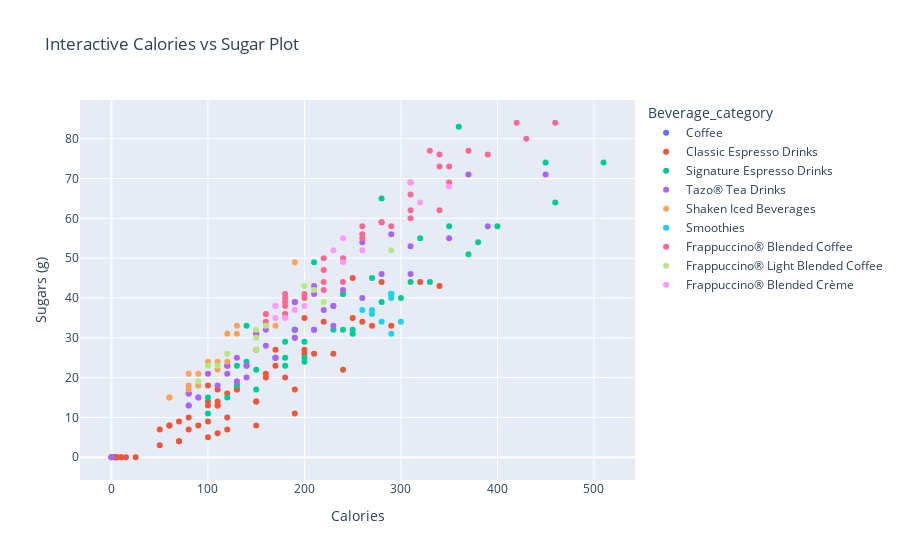

The notebook cell this image was saved under:
### Code cell
# Part 6: Bonus - Interactive & Geospatial Plotting
# Interactive Plot with Plotly Express
import plotly.express as px
fig = px.scatter(starbucks, x='Calories', y='Sugars (g)', 
                 hover_data=['Beverage'], color='Beverage_category',
                 title='Interactive Calories vs Sugar Plot')
fig.show()

# Useful features: Hover shows details like beverage name, and you can zoom, pan, and export the plot.

### Figure 1 — Plotly figure (JSON) as saved in the notebook; plotly's stock layout.template omitted (floating-point values rounded to 4 significant figures)
{"data": [{"customdata": [["Brewed Coffee"], ["Brewed Coffee"], ["Brewed Coffee"], ["Brewed Coffee"]], "hovertemplate": "Beverage_category=Coffee<br>Calories=%{x}<br>Sugars (g)=%{y}<br>Beverage=%{customdata[0]}<extra></extra>", "legendgroup": "Coffee", "marker": {"color": "#636efa", "symbol": "circle"}, "mode": "markers", "name": "Coffee", "orientation": "v", "showlegend": true, "type": "scatter", "x": [3, 4, 5, 5], "xaxis": "x", "y": [0, 0, 0, 0], "yaxis": "y"}, {"customdata": [["Caffè Latte"], ["Caffè Latte"], ["Caffè Latte"], ["Caffè Latte"], ["Caffè Latte"], ["Caffè Latte"], ["Caffè Latte"], ["Caffè Latte"], ["Caffè Latte"], ["Caffè Latte"], ["Caffè Latte"], ["Caffè Latte"], ["Caffè Mocha (Without Whipped Cream)"], ["Caffè Mocha (Without Whipped Cream)"], ["Caffè Mocha (Without Whipped Cream)"], ["Caffè Mocha (Without Whipped Cream)"], ["Caffè Mocha (Without Whipped Cream)"], ["Caffè Mocha (Without Whipped Cream)"], ["Caffè Mocha (Without Whipped Cream)"], ["Caffè Mocha (Without Whipped Cream)"], ["Caffè Mocha (Without Whipped Cream)"], ["Caffè Mocha (Without Whipped Cream)"], ["Caffè Mocha (Without Whipped Cream)"], ["Caffè Mocha (Without Whipped Cream)"], ["Vanilla Latte (Or Other Flavoured Latte)"], ["Vanilla Latte (Or Other Flavoured Latte)"], ["Vanilla Latte (Or Other Flavoured Latte)"], ["Vanilla Latte (Or Other Flavoured Latte)"], ["Vanilla Latte (Or Other Flavoured Latte)"], ["Vanilla Latte (Or Other Flavoured Latte)"], ["Vanilla Latte (Or Other Flavoured Latte)"], ["Vanilla Latte (Or Other Flavoured Latte)"], ["Vanilla Latte (Or Other Flavoured Latte)"], ["Vanilla Latte (Or Other Flavoured Latte)"], ["Vanilla Latte (Or Other Flavoured Latte)"], ["Vanilla Latte (Or Other Flavoured Latte)"], ["Caffè Americano"], ["Caffè Americano"], ["Caffè Americano"], ["Caffè Americano"], ["Cappuccino"], ["Cappuccino"], ["Cappuccino"], ["Cappuccino"], ["Cappuccino"], ["Cappuccino"], ["Cappuccino"], ["Cappuccino"], ["Cappuccino"], ["Cappuccino"], ["Cappuccino"], ["Cappuccino"], ["Espresso"], ["Espresso"], ["Skinny Latte (Any Flavour)"], ["Skinny Latte (Any Flavour)"], ["Skinny Latte (Any Flavour)"], ["Skinny Latte (Any Flavour)"]], "hovertemplate": "Beverage_category=Classic Espresso Drinks<br>Calories=%{x}<br>Sugars (g)=%{y}<br>Beverage=%{customdata[0]}<extra></extra>", "legendgroup": "Classic Espresso Drinks", "marker": {"color": "#EF553B", "symbol": "circle"}, "mode": "markers", "name": "Classic Espresso Drinks", "orientation": "v", "showlegend": true, "type": "scatter", "x": [70, 100, 70, 100, 150, 110, 130, 190, 150, 170, 240, 190, 110, 130, 110, 170, 200, 180, 220, 260, 230, 280, 340, 290, 100, 130, 110, 150, 200, 160, 200, 250, 210, 250, 320, 270, 5, 10, 15, 25, 50, 80, 50, 60, 90, 70, 80, 120, 100, 110, 150, 120, 5, 10, 60, 100, 120, 160], "xaxis": "x", "y": [9, 9, 4, 14, 14, 6, 18, 17, 8, 23, 22, 11, 17, 17, 13, 27, 26, 20, 34, 34, 26, 44, 43, 33, 18, 17, 13, 27, 27, 20, 35, 35, 26, 45, 44, 33, 0, 0, 0, 0, 7, 7, 3, 8, 8, 4, 10, 10, 5, 14, 14, 7, 0, 0, 8, 13, 16, 21], "yaxis": "y"}, {"customdata": [["Caramel Macchiato"], ["Caramel Macchiato"], ["Caramel Macchiato"], ["Caramel Macchiato"], ["Caramel Macchiato"], ["Caramel Macchiato"], ["Caramel Macchiato"], ["Caramel Macchiato"], ["Caramel Macchiato"], ["Caramel Macchiato"], ["Caramel Macchiato"], ["Caramel Macchiato"], ["White Chocolate Mocha (Without Whipped Cream)"], ["White Chocolate Mocha (Without Whipped Cream)"], ["White Chocolate Mocha (Without Whipped Cream)"], ["White Chocolate Mocha (Without Whipped Cream)"], ["White Chocolate Mocha (Without Whipped Cream)"], ["White Chocolate Mocha (Without Whipped Cream)"], ["White Chocolate Mocha (Without Whipped Cream)"], ["White Chocolate Mocha (Without Whipped Cream)"], ["White Chocolate Mocha (Without Whipped Cream)"], ["White Chocolate Mocha (Without Whipped Cream)"], ["White Chocolate Mocha (Without Whipped Cream)"], ["White Chocolate Mocha (Without Whipped Cream)"], ["Hot Chocolate (Without Whipped Cream)"], ["Hot Chocolate (Without Whipped Cream)"], ["Hot Chocolate (Without Whipped Cream)"], ["Hot Chocolate (Without Whipped Cream)"], ["Hot Chocolate (Without Whipped Cream)"], ["Hot Chocolate (Without Whipped Cream)"], ["Hot Chocolate (Without Whipped Cream)"], ["Hot Chocolate (Without Whipped Cream)"], ["Hot Chocolate (Without Whipped Cream)"], ["Hot Chocolate (Without Whipped Cream)"], ["Hot Chocolate (Without Whipped Cream)"], ["Hot Chocolate (Without Whipped Cream)"], ["Caramel Apple Spice (Without Whipped Cream)"], ["Caramel Apple Spice (Without Whipped Cream)"], ["Caramel Apple Spice (Without Whipped Cream)"], ["Caramel Apple Spice (Without Whipped Cream)"]], "hovertemplate": "Beverage_category=Signature Espresso Drinks<br>Calories=%{x}<br>Sugars (g)=%{y}<br>Beverage=%{customdata[0]}<extra></extra>", "legendgroup": "Signature Espresso Drinks", "marker": {"color": "#00cc96", "symbol": "circle"}, "mode": "markers", "name": "Signature Espresso Drinks", "orientation": "v", "showlegend": true, "type": "scatter", "x": [100, 120, 100, 140, 180, 150, 190, 240, 200, 240, 300, 250, 180, 200, 180, 270, 310, 280, 350, 400, 370, 450, 510, 460, 130, 150, 130, 190, 230, 200, 240, 290, 250, 320, 380, 330, 140, 210, 280, 360], "xaxis": "x", "y": [15, 15, 11, 24, 23, 17, 32, 32, 24, 41, 40, 31, 29, 29, 25, 45, 44, 39, 58, 58, 51, 74, 74, 64, 23, 22, 18, 32, 32, 25, 41, 41, 32, 55, 54, 44, 33, 49, 65, 83], "yaxis": "y"}, {"customdata": [["Tazo® Tea"], ["Tazo® Tea"], ["Tazo® Tea"], ["Tazo® Tea"], ["Tazo® Chai Tea Latte"], ["Tazo® Chai Tea Latte"], ["Tazo® Chai Tea Latte"], ["Tazo® Chai Tea Latte"], ["Tazo® Chai Tea Latte"], ["Tazo® Chai Tea Latte"], ["Tazo® Chai Tea Latte"], ["Tazo® Chai Tea Latte"], ["Tazo® Chai Tea Latte"], ["Tazo® Chai Tea Latte"], ["Tazo® Chai Tea Latte"], ["Tazo® Chai Tea Latte"], ["Tazo® Green Tea Latte"], ["Tazo® Green Tea Latte"], ["Tazo® Green Tea Latte"], ["Tazo® Green Tea Latte"], ["Tazo® Green Tea Latte"], ["Tazo® Green Tea Latte"], ["Tazo® Green Tea Latte"], ["Tazo® Green Tea Latte"], ["Tazo® Green Tea Latte"], ["Tazo® Green Tea Latte"], ["Tazo® Green Tea Latte"], ["Tazo® Green Tea Latte"], ["Tazo® Full-Leaf Tea Latte"], ["Tazo® Full-Leaf Tea Latte"], ["Tazo® Full-Leaf Tea Latte"], ["Tazo® Full-Leaf Tea Latte"], ["Tazo® Full-Leaf Tea Latte"], ["Tazo® Full-Leaf Tea Latte"], ["Tazo® Full-Leaf Tea Latte"], ["Tazo® Full-Leaf Tea Latte"], ["Tazo® Full-Leaf Tea Latte"], ["Tazo® Full-Leaf Tea Latte"], ["Tazo® Full-Leaf Tea Latte"], ["Tazo® Full-Leaf Tea Latte"], ["Tazo® Full-Leaf Red Tea Latte (Vanilla Rooibos)"], ["Tazo® Full-Leaf Red Tea Latte (Vanilla Rooibos)"], ["Tazo® Full-Leaf Red Tea Latte (Vanilla Rooibos)"], ["Tazo® Full-Leaf Red Tea Latte (Vanilla Rooibos)"], ["Tazo® Full-Leaf Red Tea Latte (Vanilla Rooibos)"], ["Tazo® Full-Leaf Red Tea Latte (Vanilla Rooibos)"], ["Tazo® Full-Leaf Red Tea Latte (Vanilla Rooibos)"], ["Tazo® Full-Leaf Red Tea Latte (Vanilla Rooibos)"], ["Tazo® Full-Leaf Red Tea Latte (Vanilla Rooibos)"], ["Tazo® Full-Leaf Red Tea Latte (Vanilla Rooibos)"], ["Tazo® Full-Leaf Red Tea Latte (Vanilla Rooibos)"], ["Tazo® Full-Leaf Red Tea Latte (Vanilla Rooibos)"]], "hovertemplate": "Beverage_category=Tazo® Tea Drinks<br>Calories=%{x}<br>Sugars (g)=%{y}<br>Beverage=%{customdata[0]}<extra></extra>", "legendgroup": "Tazo® Tea Drinks", "marker": {"color": "#ab63fa", "symbol": "circle"}, "mode": "markers", "name": "Tazo® Tea Drinks", "orientation": "v", "showlegend": true, "type": "scatter", "x": [0, 0, 0, 0, 100, 120, 110, 160, 190, 160, 210, 240, 220, 260, 310, 280, 130, 170, 140, 210, 260, 230, 290, 350, 310, 370, 450, 390, 80, 90, 80, 120, 140, 130, 150, 190, 170, 190, 230, 210, 80, 90, 80, 120, 140, 130, 150, 190, 170, 190, 230, 210], "xaxis": "x", "y": [0, 0, 0, 0, 21, 21, 18, 32, 32, 28, 43, 42, 37, 54, 53, 46, 25, 25, 20, 41, 40, 33, 56, 55, 46, 71, 71, 58, 16, 15, 13, 23, 23, 19, 31, 30, 25, 39, 38, 32, 16, 15, 13, 23, 23, 19, 31, 30, 25, 39, 38, 32], "yaxis": "y"}, {"customdata": [["Iced Brewed Coffee (With Classic Syrup)"], ["Iced Brewed Coffee (With Classic Syrup)"], ["Iced Brewed Coffee (With Classic Syrup)"], ["Iced Brewed Coffee (With Milk & Classic Syrup)"], ["Iced Brewed Coffee (With Milk & Classic Syrup)"], ["Iced Brewed Coffee (With Milk & Classic Syrup)"], ["Iced Brewed Coffee (With Milk & Classic Syrup)"], ["Iced Brewed Coffee (With Milk & Classic Syrup)"], ["Iced Brewed Coffee (With Milk & Classic Syrup)"], ["Iced Brewed Coffee (With Milk & Classic Syrup)"], ["Iced Brewed Coffee (With Milk & Classic Syrup)"], ["Iced Brewed Coffee (With Milk & Classic Syrup)"], ["Shaken Iced Tazo® Tea (With Classic Syrup)"], ["Shaken Iced Tazo® Tea (With Classic Syrup)"], ["Shaken Iced Tazo® Tea (With Classic Syrup)"], ["Shaken Iced Tazo® Tea Lemonade (With Classic Syrup)"], ["Shaken Iced Tazo® Tea Lemonade (With Classic Syrup)"], ["Shaken Iced Tazo® Tea Lemonade (With Classic Syrup)"]], "hovertemplate": "Beverage_category=Shaken Iced Beverages<br>Calories=%{x}<br>Sugars (g)=%{y}<br>Beverage=%{customdata[0]}<extra></extra>", "legendgroup": "Shaken Iced Beverages", "marker": {"color": "#FFA15A", "symbol": "circle"}, "mode": "markers", "name": "Shaken Iced Beverages", "orientation": "v", "showlegend": true, "type": "scatter", "x": [60, 90, 130, 80, 90, 80, 110, 120, 110, 160, 180, 170, 60, 80, 120, 100, 130, 190], "xaxis": "x", "y": [15, 21, 31, 18, 18, 17, 24, 24, 22, 36, 36, 33, 15, 21, 31, 24, 33, 49], "yaxis": "y"}, {"customdata": [["Banana Chocolate Smoothie"], ["Banana Chocolate Smoothie"], ["Banana Chocolate Smoothie"], ["Orange Mango Banana Smoothie"], ["Orange Mango Banana Smoothie"], ["Orange Mango Banana Smoothie"], ["Strawberry Banana Smoothie"], ["Strawberry Banana Smoothie"], ["Strawberry Banana Smoothie"]], "hovertemplate": "Beverage_category=Smoothies<br>Calories=%{x}<br>Sugars (g)=%{y}<br>Beverage=%{customdata[0]}<extra></extra>", "legendgroup": "Smoothies", "marker": {"color": "#19d3f3", "symbol": "circle"}, "mode": "markers", "name": "Smoothies", "orientation": "v", "showlegend": true, "type": "scatter", "x": [280, 300, 290, 260, 270, 270, 290, 290, 290], "xaxis": "x", "y": [34, 34, 31, 37, 37, 36, 41, 41, 40], "yaxis": "y"}, {"customdata": [["Coffee"], ["Coffee"], ["Coffee"], ["Coffee"], ["Coffee"], ["Coffee"], ["Coffee"], ["Coffee"], ["Coffee"], ["Mocha (Without Whipped Cream)"], ["Mocha (Without Whipped Cream)"], ["Mocha (Without Whipped Cream)"], ["Mocha (Without Whipped Cream)"], ["Mocha (Without Whipped Cream)"], ["Mocha (Without Whipped Cream)"], ["Mocha (Without Whipped Cream)"], ["Mocha (Without Whipped Cream)"], ["Mocha (Without Whipped Cream)"], ["Caramel (Without Whipped Cream)"], ["Caramel (Without Whipped Cream)"], ["Caramel (Without Whipped Cream)"], ["Caramel (Without Whipped Cream)"], ["Caramel (Without Whipped Cream)"], ["Caramel (Without Whipped Cream)"], ["Caramel (Without Whipped Cream)"], ["Caramel (Without Whipped Cream)"], ["Caramel (Without Whipped Cream)"], ["Java Chip (Without Whipped Cream)"], ["Java Chip (Without Whipped Cream)"], ["Java Chip (Without Whipped Cream)"], ["Java Chip (Without Whipped Cream)"], ["Java Chip (Without Whipped Cream)"], ["Java Chip (Without Whipped Cream)"], ["Java Chip (Without Whipped Cream)"], ["Java Chip (Without Whipped Cream)"], ["Java Chip (Without Whipped Cream)"]], "hovertemplate": "Beverage_category=Frappuccino® Blended Coffee<br>Calories=%{x}<br>Sugars (g)=%{y}<br>Beverage=%{customdata[0]}<extra></extra>", "legendgroup": "Frappuccino® Blended Coffee", "marker": {"color": "#FF6692", "symbol": "circle"}, "mode": "markers", "name": "Frappuccino® Blended Coffee", "orientation": "v", "showlegend": true, "type": "scatter", "x": [160, 180, 160, 220, 240, 220, 310, 350, 310, 180, 200, 180, 260, 290, 260, 340, 390, 350, 180, 200, 180, 280, 280, 260, 330, 370, 340, 220, 240, 220, 310, 340, 310, 420, 460, 430], "xaxis": "x", "y": [36, 36, 34, 50, 50, 47, 69, 69, 66, 40, 40, 38, 58, 58, 55, 76, 76, 73, 41, 41, 39, 59, 59, 56, 77, 77, 73, 44, 44, 42, 62, 62, 60, 84, 84, 80], "yaxis": "y"}, {"customdata": [["Coffee"], ["Coffee"], ["Coffee"], ["Mocha"], ["Mocha"], ["Mocha"], ["Caramel"], ["Caramel"], ["Caramel"], ["Java Chip"], ["Java Chip"], ["Java Chip"]], "hovertemplate": "Beverage_category=Frappuccino® Light Blended Coffee<br>Calories=%{x}<br>Sugars (g)=%{y}<br>Beverage=%{customdata[0]}<extra></extra>", "legendgroup": "Frappuccino® Light Blended Coffee", "marker": {"color": "#B6E880", "symbol": "circle"}, "mode": "markers", "name": "Frappuccino® Light Blended Coffee", "orientation": "v", "showlegend": true, "type": "scatter", "x": [90, 120, 160, 110, 150, 210, 100, 150, 200, 150, 220, 290], "xaxis": "x", "y": [19, 26, 33, 23, 30, 42, 23, 32, 43, 27, 39, 52], "yaxis": "y"}, {"customdata": [["Strawberries & Crème (Without Whipped Cream)"], ["Strawberries & Crème (Without Whipped Cream)"], ["Strawberries & Crème (Without Whipped Cream)"], ["Strawberries & Crème (Without Whipped Cream)"], ["Strawberries & Crème (Without Whipped Cream)"], ["Strawberries & Crème (Without Whipped Cream)"], ["Strawberries & Crème (Without Whipped Cream)"], ["Strawberries & Crème (Without Whipped Cream)"], ["Strawberries & Crème (Without Whipped Cream)"], ["Vanilla Bean (Without Whipped Cream)"], ["Vanilla Bean (Without Whipped Cream)"], ["Vanilla Bean (Without Whipped Cream)"], ["Vanilla Bean (Without Whipped Cream)"]], "hovertemplate": "Beverage_category=Frappuccino® Blended Crème<br>Calories=%{x}<br>Sugars (g)=%{y}<br>Beverage=%{customdata[0]}<extra></extra>", "legendgroup": "Frappuccino® Blended Crème", "marker": {"color": "#FF97FF", "symbol": "circle"}, "mode": "markers", "name": "Frappuccino® Blended Crème", "orientation": "v", "showlegend": true, "type": "scatter", "x": [170, 190, 170, 230, 260, 240, 310, 350, 320, 170, 200, 180, 240], "xaxis": "x", "y": [38, 37, 35, 52, 52, 49, 69, 68, 64, 38, 38, 35, 55], "yaxis": "y"}], "layout": {"legend": {"title": {"text": "Beverage_category"}, "tracegroupgap": 0}, "title": {"text": "Interactive Calories vs Sugar Plot"}, "xaxis": {"anchor": "y", "domain": [0, 1], "title": {"text": "Calories"}}, "yaxis": {"anchor": "x", "domain": [0, 1], "title": {"text": "Sugars (g)"}}}}
